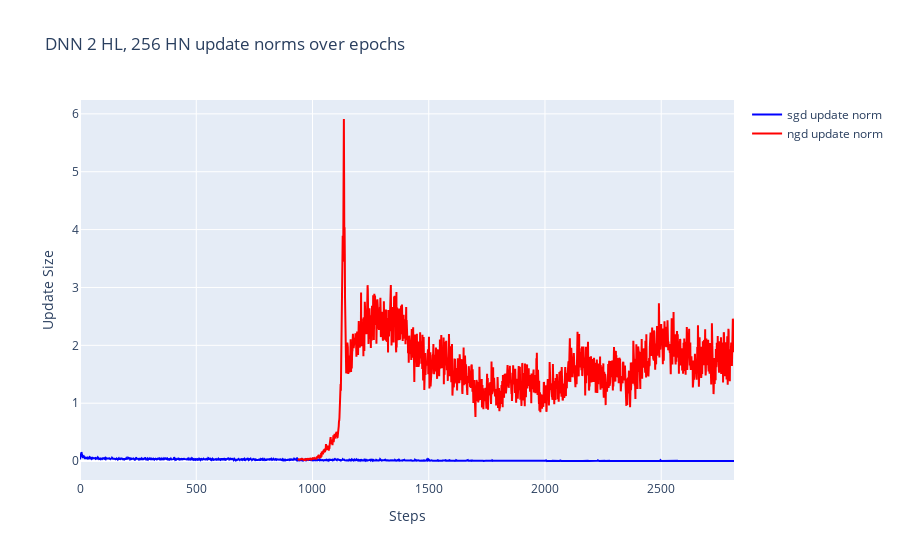

The notebook cell saved with this chart:
### Code cell
# Gradient norms over epochs for NGD and SGD

update_norm_figures = {}

color_cycle = ['rgb(0, 0, 255)', 'rgb(255, 0, 0)']

for title in models.keys():
    update_norm_fig = go.Figure()
    color_index = 0
    for optim in optimizers:
        color = color_cycle[color_index % len(color_cycle)]
        color_index += 1
        update_norm_fig.add_trace(go.Scatter(
            y=all_update_norms[title][optim][::5],
            mode="lines",
            line=dict(color=color),
            name=f"{optim} update norm"))
    update_norm_fig.update_layout(
        title=f"{title} update norms over epochs",
        xaxis_title="Steps",
        yaxis_title="Update Size",
        yaxis_type="linear",
    )
    update_norm_figures[title] = update_norm_fig
    update_norm_fig.show()

### Figure 1 — Plotly figure (JSON) as saved in the notebook; plotly's stock layout.template omitted (floating-point values rounded to 4 significant figures; data arrays with more than 128 entries replaced by an {"elided": "..."} marker saying what was removed)
{"data": [{"line": {"color": "rgb(0, 0, 255)"}, "mode": "lines", "name": "sgd update norm", "type": "scatter", "y": {"elided": "2814 float values"}}, {"line": {"color": "rgb(255, 0, 0)"}, "mode": "lines", "name": "ngd update norm", "type": "scatter", "y": {"elided": "2814 float values"}}], "layout": {"title": {"text": "DNN 2 HL, 256 HN update norms over epochs"}, "xaxis": {"title": {"text": "Steps"}}, "yaxis": {"title": {"text": "Update Size"}, "type": "linear"}}}
